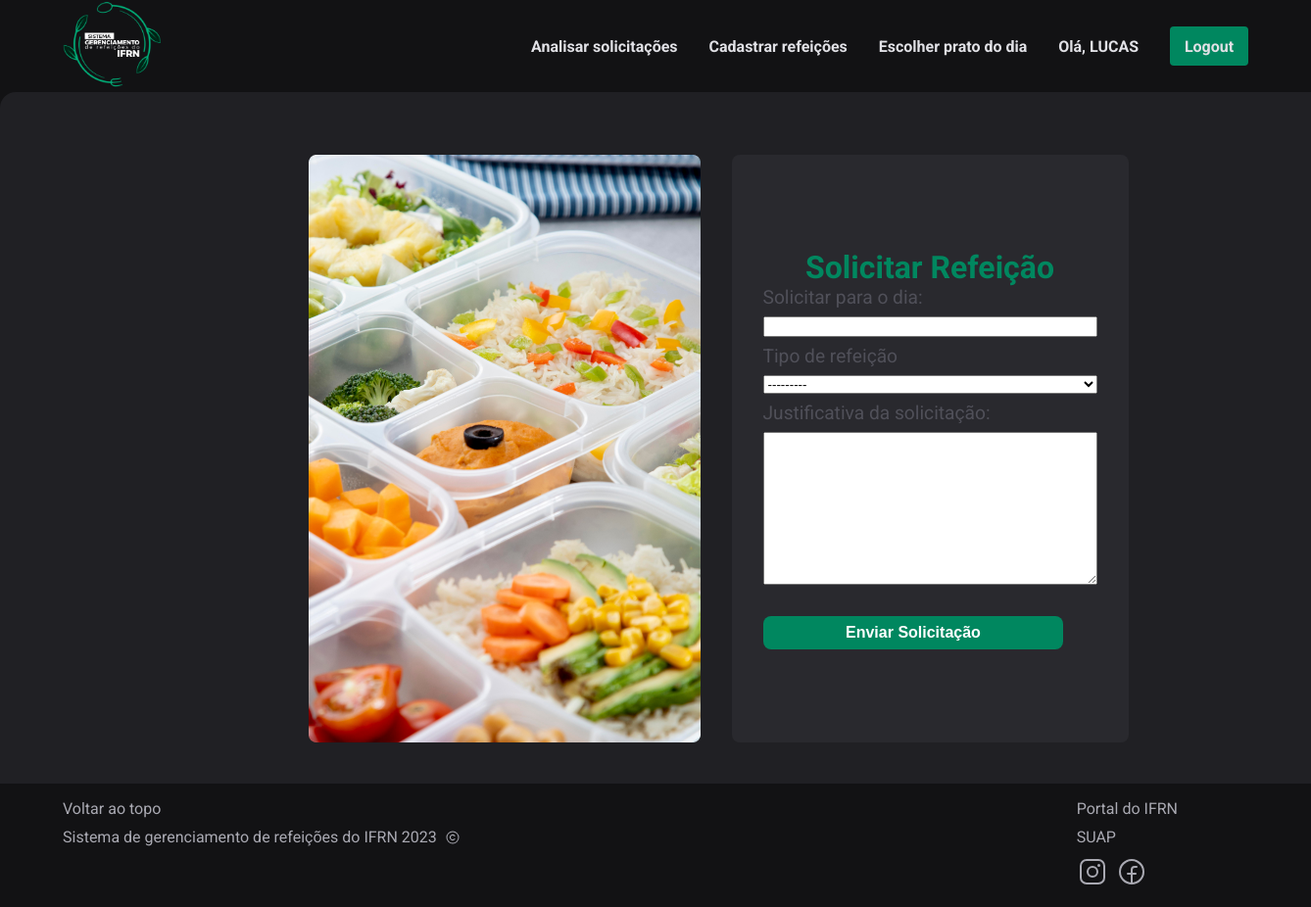
Before: /meal/request-snack (signed in) with the older database file.
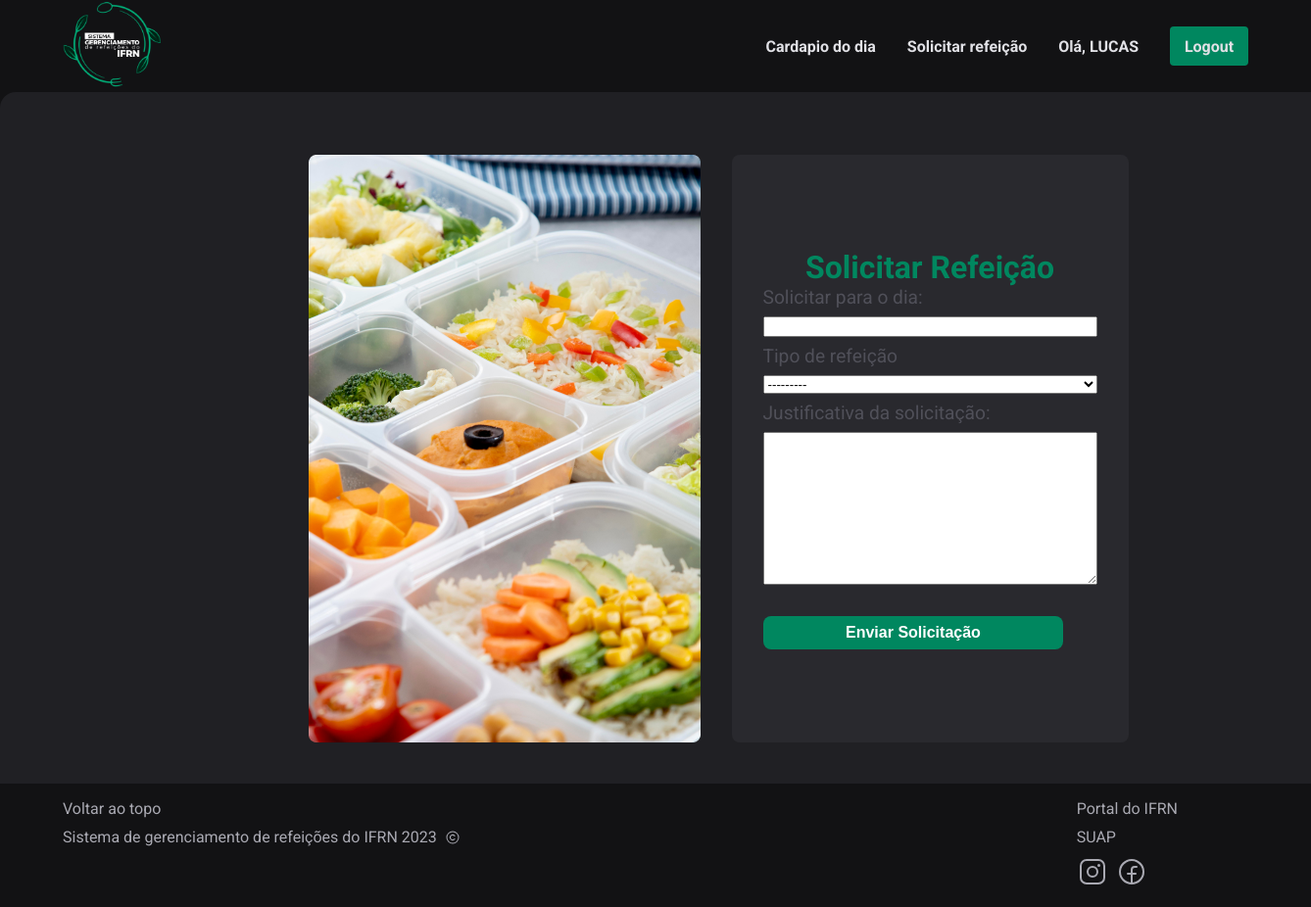
After: the same page with the newer database file.
### apps/core/views.py (the view)
# urls.py: path("meal/request-snack", request_snack_view, name="request-snack"),
def request_snack_view(request):
    if request.method == 'POST':
        form = RequestSnackForm(request.POST)
        form.instance.created_by = request.user
        form.instance.status = "pendente"
        try:
            form.instance.data = datetime.strptime(form.data['data'], '%d/%m/%Y').strftime('%Y-%m-%d')
        except ValueError:
            messages.error(request, 'Formato de data inválido. Use o formato DD/MM/AAAA.')
            return render(request, 'request-snack.html', {'form': form})
        existing_request = RequestSnack.objects.filter(
            student_registration=request.user.username,
            data=form.instance.data,
            type=form.data['type']
        )
        if existing_request.exists():
            messages.error(request, 'Você já fez uma solicitação para esta data, por favor escolha outra data.')
        elif form.is_valid():
            form.instance.student_name = request.user.first_name + " " + request.user.last_name
            form.instance.student_registration = request.user.username
            form.instance.student_email = request.user.email
            form.save()
            return redirect('index')
        else:
            messages.error(request, 'Formulário inválido. Corrija os erros abaixo.')
            print(form.errors)
    else:
        form = RequestSnackForm()
    return render(request, 'request-snack.html', {'form': form})

### apps/core/forms.py
class RequestSnackForm(forms.ModelForm):
    class Meta:
        model = RequestSnack
        fields = '__all__'
    def __init__(self, *args, **kwargs):
        super(RequestSnackForm, self).__init__(*args, **kwargs)
        self.fields['student_name'].required = False
        self.fields['student_registration'].required = False
        self.fields['student_email'].required = False

### apps/core/templates/request-snack.html (shortened to what this page needs)
{% extends "base.html" %} {% load static %} {% block content %}
<div class="ContainerRequest">
  <div class="ContainerContent">
    <div class="ContainerAlign">
      <img src="{% static 'img/imgLunch.png' %}" alt="" />
      <div class="ContainerTxtRequest">
        <h1>Solicitar Refeição</h1>
        <form method="post" class="formulario">
          <label for="data" name="data">Solicitar para o dia:</label>
          {{ form.data }}
          <label for="type" name="type">Tipo de refeição</label>
          {{form.type}}
          <label for="justification" name="justification"
            >Justificativa da solicitação:</label
          >
          {{ form.justification }}
          {% if not user.is_anonymous %}
          <input type="submit" value="Enviar Solicitação" id="request-button" />
          {% endif %}
        </form>
      </div>
    </div>
  </div>
</div>
{% endblock %}

### apps/core/templates/base.html (shortened to what this page needs)
{% load static %}
<!DOCTYPE html>
<html lang="pt-br">
  <head>
    <link rel="stylesheet" href="{% static 'css/base.css' %}" />
    <link rel="stylesheet" href="{% static 'css/home.css' %}" />
    <link rel="stylesheet" href="{% static 'css/todayMenu.css' %}" />
    <link rel="stylesheet" href="{% static 'css/request.css' %}" />
    <link rel="stylesheet" href="{% static 'css/allRequest.css' %}" />
    <link rel="stylesheet" href="{% static 'css/formToCreateMeal.css' %}" />
    <link rel="stylesheet" href="{% static 'css/select-dish.css' %}" />
  </head>
  <body class="body">
    <header class="header" id="header">
      <a href="/">
        <img
          src="{% static 'img/logo.png' %}"
          alt="logo do gerenciamneto de refeição"
        />
      </a>
      <nav class="navBar">
        {% if not user.coordenator and not user.chef %}
          <a href="{% url 'todayMenu' %}">Cardapio do dia</a>
          <a href="{% url 'request-snack' %}">Solicitar refeição</a>
        {% endif %}
        {% if user.coordenator %}
          <a href="{% url 'all-request-meal' %}">Analisar solicitações</a>
        {% endif %}
        {% if user.chef %}
          <a href="{% url 'create-meal' %}">Cadastrar refeições</a>
          <a href="{% url 'select-dish' %}">Escolher prato do dia</a>
        {% endif %}
        {% if not user.is_anonymous %}
          <a href="#">Olá, {{user.first_name}}</a>
          <a class="btnLogin" href="{% url 'logout' %}">Logout</a>
        {% endif %}
      </nav>
    </header>
    {% block content %} {% endblock %}
    <footer class="footer">
      <div class="OptionsFooter">
        <a href="#header">Voltar ao topo</a>
        <div class="ContentImg">
          <p>Sistema de gerenciamento de refeições do IFRN 2023</p>
          <img src="{% static 'img/copyright.svg'%}" />
        </div>
      </div>
      <div class="OptionsFooter">
        <a href="https://portal.ifrn.edu.br/">Portal do IFRN</a>
        <a href="https://suap.ifrn.edu.br/">SUAP</a>
        <div class="ContentImg">
          <a href="https://www.instagram.com/ifrnpaudosferros/"
            ><img src="{% static 'img/instagram-logo.svg'%}"
          /></a>
          <a href="https://www.facebook.com/ifrnpaudosferros"
            ><img src="{% static 'img/facebook-logo.svg'%}"
          /></a>
        </div>
      </div>
    </footer>
  </body>
</html>

Changed rows visible on the page:
changed User "LUCAS": coordenator True → False (drawn); chef True → False (drawn)
Other visible differences:
text no longer shown: "Analisar solicitações Cadastrar refeições Escolher prato do dia"
text now shown: "Cardapio do dia Solicitar refeição"
